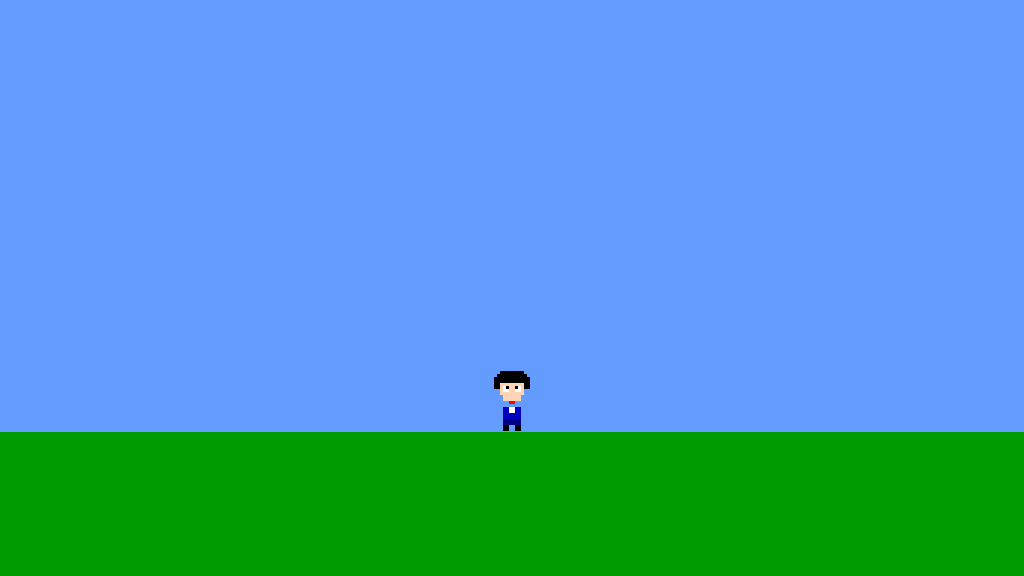
Frame 1 (no input)
Frame 60 (no input): identical to frame 1, image omitted
Frame 120 (the mouse pressed at the canvas centre since frame 60): identical to frame 1, image omitted

The p5.js sketch that drew this single still picture (run headless with seeded random() and noise() and a simulated clock; from frame 60 on, the mouse is pressed at the canvas centre):

// p5.js sketch
// ── sketch.js
// Game environment constants
const GRAVITY = 2;
const JUMP_AMOUNT = 100;
const MOVE_SPEED = 5;

// Character style constants
const PIXEL_SIZE = 3;
const STANDING_Y_OFFSET = -25;
const JUMPING_Y_OFFSET = -35;

// Color constants
const SKY_COLOR = [100, 155, 255];
const GROUND_COLOR = [0, 155, 0];
const SKIN_COLOR = [255, 212, 180];
const JACKET_COLOR = [0, 0, 190];
const PANTS_COLOR = [0, 0, 128];
const MOUTH_COLOR = [255, 0, 0];

// Game variables
var gameChar_x;
var gameChar_y;
var floorPos_y;

// Variables for character interaction
var isLeft;
var isRight;
var isFalling;
var isPlummeting;


function setup()
{
	createCanvas(1024, 576);
	floorPos_y = height * 3/4;
	gameChar_x = width/2;
	gameChar_y = floorPos_y;
	
	isLeft = false;
	isRight = false;
	isFalling = false;
	isPlummeting = false;
}

function draw()
{
	background(SKY_COLOR); // Sky

	noStroke();
	fill(GROUND_COLOR);
	rect(0, floorPos_y, width, height - floorPos_y); // Ground

	// Draw the game character
	drawGameCharacter();
	
	// Handle character movement
	handleCharacterMovement();
}

function drawGameCharacter() {
	// Select the appropriate character state based on movement flags
	let direction = 'front';
	let yOffset = STANDING_Y_OFFSET;
	let isJumping = false;
	let isDiagonal = false;
	
	if (isLeft && isFalling) {
		direction = 'left';
		yOffset = JUMPING_Y_OFFSET;
		isJumping = true;
		isDiagonal = true;
	}
	else if (isRight && isFalling) {
		direction = 'right';
		yOffset = JUMPING_Y_OFFSET;
		isJumping = true;
		isDiagonal = true;
	}
	else if (isLeft) {
		direction = 'left';
	}
	else if (isRight) {
		direction = 'right';
	}
	else if (isFalling || isPlummeting) {
		yOffset = JUMPING_Y_OFFSET;
		isJumping = true;
	}
	
	// Draw the character
	drawCharacter(gameChar_x, gameChar_y, yOffset, direction, isJumping, isDiagonal);
}

function handleCharacterMovement() {
	// Left and right movement
	if(isLeft) {
		gameChar_x -= MOVE_SPEED;
	}
	
	if(isRight) {
		gameChar_x += MOVE_SPEED;
	}
	
	// Apply gravity
	if(gameChar_y < floorPos_y) {
		gameChar_y += GRAVITY;
		isFalling = true;
	} else {
		isFalling = false;
	}
	
	// Handle canyon plummeting if implemented
	if(isPlummeting) {
		gameChar_y += GRAVITY * 2;
	}
}

/**
 * Unified function to handle key events (both pressed and released)
 */
function keyControl(event) {
	// Log key information
	console.log(event.type + ": " + key + " (" + keyCode + ")");
	
	// Handle key based on event type and key pressed
	const isKeyPressed = event.type === 'keydown';
	
	switch(key) {
		case 'a':
			isLeft = isKeyPressed;
			break;
		case 'd':
			isRight = isKeyPressed;
			break;
		case 'w':
			// Only jump on key press (not release) and prevent double jumping
			if(isKeyPressed && !isFalling && !isPlummeting) {
				gameChar_y -= JUMP_AMOUNT;
			}
			break;
	}
}

// Assign the unified function to both keyPressed and keyReleased
function keyPressed() {
	keyControl({ type: 'keydown' });
}

function keyReleased() {
	keyControl({ type: 'keyup' });
}

/**
 * Function to draw the game character
 * @param {number} x - Character's x position
 * @param {number} y - Character's y position
 * @param {number} yOffset - Vertical offset for positioning
 * @param {string} direction - Direction character is facing ('front', 'left', 'right')
 * @param {boolean} isJumping - Whether character is jumping
 * @param {boolean} isDiagonal - Whether character is jumping diagonally
 */
function drawCharacter(x, y, yOffset, direction, isJumping, isDiagonal) {
	drawHair(x, y, yOffset, direction);
	drawFace(x, y, yOffset, direction);
	drawClothes(x, y, yOffset, direction);
	drawLegs(x, y, yOffset, direction);
}

/**
 * Draw character's hair
 */
function drawHair(x, y, yOffset, direction) {
	fill(0);
	
	if (direction === 'front') {
		rect(x - 4*PIXEL_SIZE, y - 12*PIXEL_SIZE + yOffset, 8*PIXEL_SIZE, 4*PIXEL_SIZE);
		rect(x - 5*PIXEL_SIZE, y - 11*PIXEL_SIZE + yOffset, 10*PIXEL_SIZE, 3*PIXEL_SIZE);
		rect(x - 6*PIXEL_SIZE, y - 10*PIXEL_SIZE + yOffset, 12*PIXEL_SIZE, 4*PIXEL_SIZE);
	} 
	else if (direction === 'left') {
		rect(x - 6*PIXEL_SIZE, y - 13*PIXEL_SIZE + yOffset, 8*PIXEL_SIZE, 4*PIXEL_SIZE);
		rect(x - 7*PIXEL_SIZE, y - 12*PIXEL_SIZE + yOffset, 9*PIXEL_SIZE, 3*PIXEL_SIZE);
		rect(x - 8*PIXEL_SIZE, y - 11*PIXEL_SIZE + yOffset, 10*PIXEL_SIZE, 4*PIXEL_SIZE);
	}
	else if (direction === 'right') {
		rect(x - 2*PIXEL_SIZE, y - 13*PIXEL_SIZE + yOffset, 8*PIXEL_SIZE, 4*PIXEL_SIZE);
		rect(x - 2*PIXEL_SIZE, y - 12*PIXEL_SIZE + yOffset, 9*PIXEL_SIZE, 3*PIXEL_SIZE);
		rect(x - 2*PIXEL_SIZE, y - 11*PIXEL_SIZE + yOffset, 10*PIXEL_SIZE, 4*PIXEL_SIZE);
	}
}

/**
 * Draw character's face
 */
function drawFace(x, y, yOffset, direction) {
	// Skin-colored face
	fill(SKIN_COLOR);
	
	if (direction === 'front') {
		rect(x - 4*PIXEL_SIZE, y - 8*PIXEL_SIZE + yOffset, 8*PIXEL_SIZE, 4*PIXEL_SIZE);
		rect(x - 3*PIXEL_SIZE, y - 4*PIXEL_SIZE + yOffset, 6*PIXEL_SIZE, 2*PIXEL_SIZE);
		
		// Eyes
		fill(255);
		rect(x - 3*PIXEL_SIZE, y - 7*PIXEL_SIZE + yOffset, 2*PIXEL_SIZE, 2*PIXEL_SIZE);
		rect(x + 1*PIXEL_SIZE, y - 7*PIXEL_SIZE + yOffset, 2*PIXEL_SIZE, 2*PIXEL_SIZE);
		
		fill(0);
		rect(x - 2*PIXEL_SIZE, y - 7*PIXEL_SIZE + yOffset, 1*PIXEL_SIZE, 1*PIXEL_SIZE);
		rect(x + 1*PIXEL_SIZE, y - 7*PIXEL_SIZE + yOffset, 1*PIXEL_SIZE, 1*PIXEL_SIZE);
		
		// Mouth
		fill(MOUTH_COLOR);
		rect(x - 1*PIXEL_SIZE, y - 2*PIXEL_SIZE + yOffset, 2*PIXEL_SIZE, 1*PIXEL_SIZE);
	}
	else if (direction === 'left') {
		rect(x - 7*PIXEL_SIZE, y - 9*PIXEL_SIZE + yOffset, 7*PIXEL_SIZE, 4*PIXEL_SIZE);
		rect(x - 6*PIXEL_SIZE, y - 5*PIXEL_SIZE + yOffset, 5*PIXEL_SIZE, 2*PIXEL_SIZE);
		
		fill(255);
		rect(x - 6*PIXEL_SIZE, y - 8*PIXEL_SIZE + yOffset, 2*PIXEL_SIZE, 2*PIXEL_SIZE);
		
		fill(0);
		rect(x - 5*PIXEL_SIZE, y - 8*PIXEL_SIZE + yOffset, 1*PIXEL_SIZE, 1*PIXEL_SIZE);
		
		fill(MOUTH_COLOR);
		rect(x - 4*PIXEL_SIZE, y - 3*PIXEL_SIZE + yOffset, 2*PIXEL_SIZE, 1*PIXEL_SIZE);
	}
	else if (direction === 'right') {
		rect(x, y - 9*PIXEL_SIZE + yOffset, 7*PIXEL_SIZE, 4*PIXEL_SIZE);
		rect(x + 1*PIXEL_SIZE, y - 5*PIXEL_SIZE + yOffset, 5*PIXEL_SIZE, 2*PIXEL_SIZE);
		
		fill(255);
		rect(x + 4*PIXEL_SIZE, y - 8*PIXEL_SIZE + yOffset, 2*PIXEL_SIZE, 2*PIXEL_SIZE);
		
		fill(0);
		rect(x + 4*PIXEL_SIZE, y - 8*PIXEL_SIZE + yOffset, 1*PIXEL_SIZE, 1*PIXEL_SIZE);
		
		fill(MOUTH_COLOR);
		rect(x + 2*PIXEL_SIZE, y - 3*PIXEL_SIZE + yOffset, 2*PIXEL_SIZE, 1*PIXEL_SIZE);
	}
}

/**
 * Draw character's clothes
 */
function drawClothes(x, y, yOffset, direction) {
	// Blue jacket
	fill(JACKET_COLOR);
	
	if (direction === 'front') {
		rect(x - 3*PIXEL_SIZE, y + yOffset, 6*PIXEL_SIZE, 4*PIXEL_SIZE);
		
		// White shirt
		fill(255);
		rect(x - 1*PIXEL_SIZE, y + yOffset, 2*PIXEL_SIZE, 2*PIXEL_SIZE);
		
		// Pants
		fill(PANTS_COLOR);
		rect(x - 3*PIXEL_SIZE, y + 4*PIXEL_SIZE + yOffset, 6*PIXEL_SIZE, 2*PIXEL_SIZE);
	}
	else if (direction === 'left') {
		rect(x - 6*PIXEL_SIZE, y - 1*PIXEL_SIZE + yOffset, 6*PIXEL_SIZE, 4*PIXEL_SIZE);
		
		fill(255);
		rect(x - 4*PIXEL_SIZE, y - 1*PIXEL_SIZE + yOffset, 2*PIXEL_SIZE, 2*PIXEL_SIZE);
		
		fill(PANTS_COLOR);
		rect(x - 6*PIXEL_SIZE, y + 3*PIXEL_SIZE + yOffset, 6*PIXEL_SIZE, 2*PIXEL_SIZE);
	}
	else if (direction === 'right') {
		rect(x, y - 1*PIXEL_SIZE + yOffset, 6*PIXEL_SIZE, 4*PIXEL_SIZE);
		
		fill(255);
		rect(x + 2*PIXEL_SIZE, y - 1*PIXEL_SIZE + yOffset, 2*PIXEL_SIZE, 2*PIXEL_SIZE);
		
		fill(PANTS_COLOR);
		rect(x, y + 3*PIXEL_SIZE + yOffset, 6*PIXEL_SIZE, 2*PIXEL_SIZE);
	}
}

/**
 * Draw character's legs
 */
function drawLegs(x, y, yOffset, direction) {
	fill(0);
	
	const legOffset = y + 6*PIXEL_SIZE + yOffset;
	
	if (direction === 'front') {
		rect(x - 3*PIXEL_SIZE, legOffset, 2*PIXEL_SIZE, 2*PIXEL_SIZE);
		rect(x + 1*PIXEL_SIZE, legOffset, 2*PIXEL_SIZE, 2*PIXEL_SIZE);
	}
	else if (direction === 'left') {
		rect(x - 6*PIXEL_SIZE, legOffset, 2*PIXEL_SIZE, 2*PIXEL_SIZE);
		rect(x - 1*PIXEL_SIZE, legOffset, 2*PIXEL_SIZE, 2*PIXEL_SIZE);
	}
	else if (direction === 'right') {
		rect(x - 1*PIXEL_SIZE, legOffset, 2*PIXEL_SIZE, 2*PIXEL_SIZE);
		rect(x + 4*PIXEL_SIZE, legOffset, 2*PIXEL_SIZE, 2*PIXEL_SIZE);
	}
}
